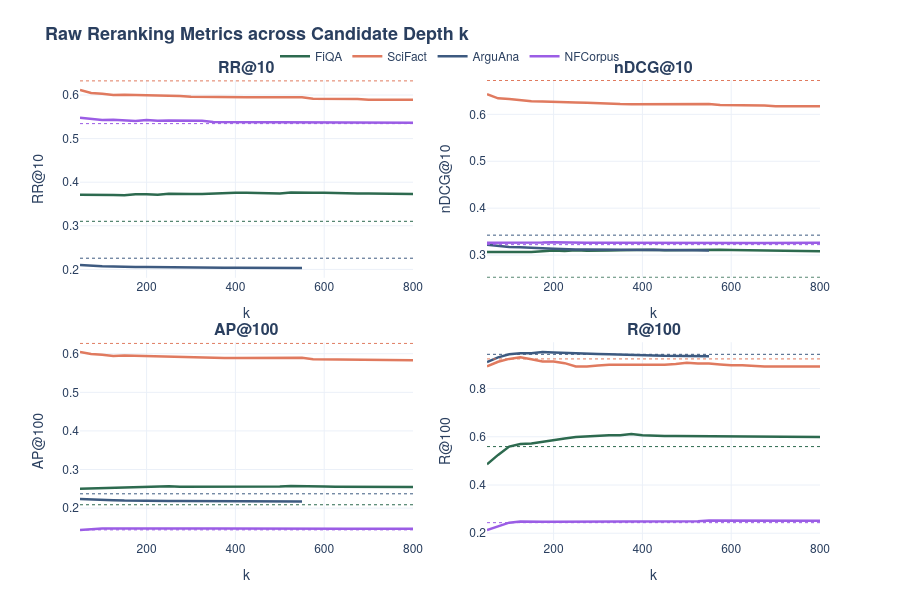

The notebook cell saved with this chart:
### Markdown cell above
## 1 — Raw Metrics Grid

### Code cell
METRICS = ["RR@10", "nDCG@10", "AP@100", "R@100"]

fig = make_subplots(
    rows=2, cols=2,
    subplot_titles=[f"<b>{m}</b>" for m in METRICS],
    horizontal_spacing=0.10, vertical_spacing=0.14,
)

for i, metric in enumerate(METRICS):
    row, col = divmod(i, 2)
    row += 1; col += 1
    for ds in DATASETS:
        df = rerank_data[ds]
        fig.add_trace(go.Scatter(
            x=df["k"], y=df[metric],
            name=ds, legendgroup=ds,
            showlegend=(i == 0),
            line=dict(color=COLORS[ds], width=2.5),
            hovertemplate=(
                f"<b>{ds}</b><br>k=%{{x}}<br>{metric}=%{{y:.4f}}<extra></extra>"
            ),
        ), row=row, col=col)

        # BM25 baseline
        bl = bm25_baselines[ds][metric]
        fig.add_hline(
            y=bl, row=row, col=col,
            line=dict(color=COLORS[ds], width=1, dash="dot"),
            annotation=None,
        )

    fig.update_yaxes(title_text=metric, row=row, col=col)
    fig.update_xaxes(title_text="k", row=row, col=col)

style_layout(fig,
    "Raw Reranking Metrics across Candidate Depth k",
    width=900, height=600)
fig.show()

### Figure 1 — Plotly figure (JSON) as saved in the notebook; plotly's stock layout.template omitted (floating-point values rounded to 4 significant figures)
{"data": [{"hovertemplate": "<b>FiQA</b><br>k=%{x}<br>RR@10=%{y:.4f}<extra></extra>", "legendgroup": "FiQA", "line": {"color": "#2D6A4F", "width": 2.5}, "name": "FiQA", "showlegend": true, "x": [50, 75, 100, 125, 150, 175, 200, 225, 250, 275, 300, 325, 350, 375, 400, 425, 450, 475, 500, 525, 550, 575, 600, 625, 650, 675, 700, 725, 750, 775, 800], "y": [0.3713, 0.3707, 0.3695, 0.3704, 0.3699, 0.3721, 0.3725, 0.3712, 0.3738, 0.3729, 0.3727, 0.3731, 0.3745, 0.3758, 0.3757, 0.3755, 0.375, 0.3754, 0.3742, 0.3762, 0.3753, 0.3758, 0.3758, 0.3747, 0.3744, 0.3742, 0.374, 0.3738, 0.3734, 0.3732, 0.3732], "type": "scatter", "xaxis": "x", "yaxis": "y"}, {"hovertemplate": "<b>SciFact</b><br>k=%{x}<br>RR@10=%{y:.4f}<extra></extra>", "legendgroup": "SciFact", "line": {"color": "#E07A5F", "width": 2.5}, "name": "SciFact", "showlegend": true, "x": [50, 75, 100, 125, 150, 175, 200, 225, 250, 275, 300, 325, 350, 375, 400, 425, 450, 475, 500, 525, 550, 575, 600, 625, 650, 675, 700, 725, 750, 775, 800], "y": [0.6118, 0.6048, 0.6027, 0.6, 0.6005, 0.6001, 0.5999, 0.5993, 0.5985, 0.5977, 0.5958, 0.5953, 0.5949, 0.5948, 0.5948, 0.5948, 0.5947, 0.5949, 0.5948, 0.5948, 0.5948, 0.5914, 0.5913, 0.5913, 0.591, 0.591, 0.5893, 0.5893, 0.5893, 0.5893, 0.5892], "type": "scatter", "xaxis": "x", "yaxis": "y"}, {"hovertemplate": "<b>ArguAna</b><br>k=%{x}<br>RR@10=%{y:.4f}<extra></extra>", "legendgroup": "ArguAna", "line": {"color": "#3D5A80", "width": 2.5}, "name": "ArguAna", "showlegend": true, "x": [50, 75, 100, 125, 150, 175, 200, 225, 250, 275, 300, 325, 350, 375, 400, 425, 450, 475, 500, 525, 550], "y": [0.2103, 0.2084, 0.2071, 0.2067, 0.2055, 0.2056, 0.2052, 0.2048, 0.2044, 0.2044, 0.2042, 0.2041, 0.2041, 0.2038, 0.2037, 0.2037, 0.2035, 0.2034, 0.2035, 0.2034, 0.2034], "type": "scatter", "xaxis": "x", "yaxis": "y"}, {"hovertemplate": "<b>NFCorpus</b><br>k=%{x}<br>RR@10=%{y:.4f}<extra></extra>", "legendgroup": "NFCorpus", "line": {"color": "#9B5DE5", "width": 2.5}, "name": "NFCorpus", "showlegend": true, "x": [50, 75, 100, 125, 150, 175, 200, 225, 250, 275, 300, 325, 350, 375, 400, 425, 450, 475, 500, 525, 550, 575, 600, 625, 650, 675, 700, 725, 750, 775, 800], "y": [0.5477, 0.5447, 0.5427, 0.5432, 0.541, 0.5402, 0.5427, 0.541, 0.5415, 0.5415, 0.5415, 0.5412, 0.5381, 0.538, 0.5375, 0.5379, 0.5379, 0.5378, 0.5373, 0.5372, 0.5372, 0.5372, 0.5372, 0.5372, 0.5367, 0.5366, 0.5366, 0.5366, 0.5366, 0.5366, 0.5366], "type": "scatter", "xaxis": "x", "yaxis": "y"}, {"hovertemplate": "<b>FiQA</b><br>k=%{x}<br>nDCG@10=%{y:.4f}<extra></extra>", "legendgroup": "FiQA", "line": {"color": "#2D6A4F", "width": 2.5}, "name": "FiQA", "showlegend": false, "x": [50, 75, 100, 125, 150, 175, 200, 225, 250, 275, 300, 325, 350, 375, 400, 425, 450, 475, 500, 525, 550, 575, 600, 625, 650, 675, 700, 725, 750, 775, 800], "y": [0.3068, 0.3066, 0.3055, 0.3057, 0.3066, 0.308, 0.3097, 0.3087, 0.31, 0.3093, 0.309, 0.3098, 0.3102, 0.311, 0.311, 0.3111, 0.3104, 0.3108, 0.3097, 0.3114, 0.3107, 0.3115, 0.3111, 0.3106, 0.3103, 0.3098, 0.3096, 0.3093, 0.3087, 0.3082, 0.3081], "type": "scatter", "xaxis": "x2", "yaxis": "y2"}, {"hovertemplate": "<b>SciFact</b><br>k=%{x}<br>nDCG@10=%{y:.4f}<extra></extra>", "legendgroup": "SciFact", "line": {"color": "#E07A5F", "width": 2.5}, "name": "SciFact", "showlegend": false, "x": [50, 75, 100, 125, 150, 175, 200, 225, 250, 275, 300, 325, 350, 375, 400, 425, 450, 475, 500, 525, 550, 575, 600, 625, 650, 675, 700, 725, 750, 775, 800], "y": [0.6431, 0.6342, 0.6326, 0.6298, 0.6281, 0.6273, 0.6272, 0.626, 0.6253, 0.6247, 0.6232, 0.6228, 0.6218, 0.6217, 0.6217, 0.6217, 0.6216, 0.6217, 0.6223, 0.6223, 0.6223, 0.6198, 0.6197, 0.6197, 0.6187, 0.6187, 0.6175, 0.6175, 0.6175, 0.6175, 0.6174], "type": "scatter", "xaxis": "x2", "yaxis": "y2"}, {"hovertemplate": "<b>ArguAna</b><br>k=%{x}<br>nDCG@10=%{y:.4f}<extra></extra>", "legendgroup": "ArguAna", "line": {"color": "#3D5A80", "width": 2.5}, "name": "ArguAna", "showlegend": false, "x": [50, 75, 100, 125, 150, 175, 200, 225, 250, 275, 300, 325, 350, 375, 400, 425, 450, 475, 500, 525, 550], "y": [0.322, 0.3189, 0.3171, 0.3167, 0.3148, 0.3144, 0.3137, 0.3126, 0.3121, 0.3121, 0.3118, 0.3113, 0.3113, 0.3109, 0.3107, 0.3106, 0.3104, 0.3101, 0.3102, 0.3102, 0.3099], "type": "scatter", "xaxis": "x2", "yaxis": "y2"}, {"hovertemplate": "<b>NFCorpus</b><br>k=%{x}<br>nDCG@10=%{y:.4f}<extra></extra>", "legendgroup": "NFCorpus", "line": {"color": "#9B5DE5", "width": 2.5}, "name": "NFCorpus", "showlegend": false, "x": [50, 75, 100, 125, 150, 175, 200, 225, 250, 275, 300, 325, 350, 375, 400, 425, 450, 475, 500, 525, 550, 575, 600, 625, 650, 675, 700, 725, 750, 775, 800], "y": [0.3262, 0.3261, 0.3269, 0.3268, 0.3264, 0.3265, 0.3274, 0.3268, 0.3264, 0.3262, 0.3264, 0.3263, 0.3262, 0.3265, 0.3266, 0.3267, 0.3264, 0.3265, 0.3264, 0.3261, 0.3261, 0.3261, 0.326, 0.3259, 0.3259, 0.3259, 0.3259, 0.3264, 0.3264, 0.3264, 0.3264], "type": "scatter", "xaxis": "x2", "yaxis": "y2"}, {"hovertemplate": "<b>FiQA</b><br>k=%{x}<br>AP@100=%{y:.4f}<extra></extra>", "legendgroup": "FiQA", "line": {"color": "#2D6A4F", "width": 2.5}, "name": "FiQA", "showlegend": false, "x": [50, 75, 100, 125, 150, 175, 200, 225, 250, 275, 300, 325, 350, 375, 400, 425, 450, 475, 500, 525, 550, 575, 600, 625, 650, 675, 700, 725, 750, 775, 800], "y": [0.2504, 0.2512, 0.2523, 0.2531, 0.2542, 0.2553, 0.2564, 0.2557, 0.2564, 0.2555, 0.2553, 0.2557, 0.2558, 0.2561, 0.2559, 0.2564, 0.256, 0.2563, 0.2559, 0.257, 0.2561, 0.2564, 0.2562, 0.2555, 0.2553, 0.2551, 0.2552, 0.2551, 0.2549, 0.2548, 0.2548], "type": "scatter", "xaxis": "x3", "yaxis": "y3"}, {"hovertemplate": "<b>SciFact</b><br>k=%{x}<br>AP@100=%{y:.4f}<extra></extra>", "legendgroup": "SciFact", "line": {"color": "#E07A5F", "width": 2.5}, "name": "SciFact", "showlegend": false, "x": [50, 75, 100, 125, 150, 175, 200, 225, 250, 275, 300, 325, 350, 375, 400, 425, 450, 475, 500, 525, 550, 575, 600, 625, 650, 675, 700, 725, 750, 775, 800], "y": [0.6042, 0.5995, 0.5973, 0.5943, 0.5955, 0.5947, 0.5944, 0.5937, 0.5927, 0.5917, 0.5897, 0.5894, 0.5892, 0.589, 0.5889, 0.5888, 0.5887, 0.5891, 0.5894, 0.5893, 0.5893, 0.5858, 0.5857, 0.5857, 0.5855, 0.5854, 0.5837, 0.5836, 0.5836, 0.5836, 0.5834], "type": "scatter", "xaxis": "x3", "yaxis": "y3"}, {"hovertemplate": "<b>ArguAna</b><br>k=%{x}<br>AP@100=%{y:.4f}<extra></extra>", "legendgroup": "ArguAna", "line": {"color": "#3D5A80", "width": 2.5}, "name": "ArguAna", "showlegend": false, "x": [50, 75, 100, 125, 150, 175, 200, 225, 250, 275, 300, 325, 350, 375, 400, 425, 450, 475, 500, 525, 550], "y": [0.2237, 0.2222, 0.2211, 0.2205, 0.2195, 0.2197, 0.2194, 0.2191, 0.2186, 0.2185, 0.2183, 0.2182, 0.2181, 0.2178, 0.2177, 0.2176, 0.2174, 0.2173, 0.2174, 0.2173, 0.2173], "type": "scatter", "xaxis": "x3", "yaxis": "y3"}, {"hovertemplate": "<b>NFCorpus</b><br>k=%{x}<br>AP@100=%{y:.4f}<extra></extra>", "legendgroup": "NFCorpus", "line": {"color": "#9B5DE5", "width": 2.5}, "name": "NFCorpus", "showlegend": false, "x": [50, 75, 100, 125, 150, 175, 200, 225, 250, 275, 300, 325, 350, 375, 400, 425, 450, 475, 500, 525, 550, 575, 600, 625, 650, 675, 700, 725, 750, 775, 800], "y": [0.1429, 0.1455, 0.1471, 0.1474, 0.1471, 0.1471, 0.1475, 0.1471, 0.1471, 0.147, 0.1469, 0.1469, 0.1468, 0.147, 0.1472, 0.1472, 0.1471, 0.1471, 0.147, 0.1469, 0.147, 0.1469, 0.1468, 0.1467, 0.1467, 0.1467, 0.1466, 0.1467, 0.1467, 0.1467, 0.1466], "type": "scatter", "xaxis": "x3", "yaxis": "y3"}, {"hovertemplate": "<b>FiQA</b><br>k=%{x}<br>R@100=%{y:.4f}<extra></extra>", "legendgroup": "FiQA", "line": {"color": "#2D6A4F", "width": 2.5}, "name": "FiQA", "showlegend": false, "x": [50, 75, 100, 125, 150, 175, 200, 225, 250, 275, 300, 325, 350, 375, 400, 425, 450, 475, 500, 525, 550, 575, 600, 625, 650, 675, 700, 725, 750, 775, 800], "y": [0.4855, 0.5247, 0.5592, 0.5697, 0.5723, 0.5793, 0.5887, 0.5931, 0.5986, 0.602, 0.6052, 0.6067, 0.6065, 0.6113, 0.6061, 0.6039, 0.6033, 0.6032, 0.6029, 0.6034, 0.6029, 0.603, 0.6028, 0.5998, 0.5995, 0.5995, 0.6002, 0.5988, 0.6002, 0.6002, 0.5993], "type": "scatter", "xaxis": "x4", "yaxis": "y4"}, {"hovertemplate": "<b>SciFact</b><br>k=%{x}<br>R@100=%{y:.4f}<extra></extra>", "legendgroup": "SciFact", "line": {"color": "#E07A5F", "width": 2.5}, "name": "SciFact", "showlegend": false, "x": [50, 75, 100, 125, 150, 175, 200, 225, 250, 275, 300, 325, 350, 375, 400, 425, 450, 475, 500, 525, 550, 575, 600, 625, 650, 675, 700, 725, 750, 775, 800], "y": [0.8919, 0.9109, 0.9227, 0.9293, 0.921, 0.9117, 0.9117, 0.905, 0.8917, 0.8917, 0.895, 0.8983, 0.8983, 0.8983, 0.8983, 0.8983, 0.8983, 0.9017, 0.9067, 0.9033, 0.9033, 0.9, 0.8967, 0.8967, 0.8933, 0.8917, 0.8917, 0.8917, 0.8917, 0.8917, 0.8917], "type": "scatter", "xaxis": "x4", "yaxis": "y4"}, {"hovertemplate": "<b>ArguAna</b><br>k=%{x}<br>R@100=%{y:.4f}<extra></extra>", "legendgroup": "ArguAna", "line": {"color": "#3D5A80", "width": 2.5}, "name": "ArguAna", "showlegend": false, "x": [50, 75, 100, 125, 150, 175, 200, 225, 250, 275, 300, 325, 350, 375, 400, 425, 450, 475, 500, 525, 550], "y": [0.9097, 0.9289, 0.9417, 0.9459, 0.9459, 0.9509, 0.9488, 0.9467, 0.9452, 0.9431, 0.9431, 0.9424, 0.9417, 0.9395, 0.9381, 0.9367, 0.9353, 0.9346, 0.9346, 0.9339, 0.9339], "type": "scatter", "xaxis": "x4", "yaxis": "y4"}, {"hovertemplate": "<b>NFCorpus</b><br>k=%{x}<br>R@100=%{y:.4f}<extra></extra>", "legendgroup": "NFCorpus", "line": {"color": "#9B5DE5", "width": 2.5}, "name": "NFCorpus", "showlegend": false, "x": [50, 75, 100, 125, 150, 175, 200, 225, 250, 275, 300, 325, 350, 375, 400, 425, 450, 475, 500, 525, 550, 575, 600, 625, 650, 675, 700, 725, 750, 775, 800], "y": [0.213, 0.2297, 0.2438, 0.2486, 0.2469, 0.2476, 0.2477, 0.2477, 0.2482, 0.2481, 0.247, 0.2477, 0.2484, 0.2489, 0.2494, 0.2497, 0.2496, 0.25, 0.2499, 0.2497, 0.2531, 0.2527, 0.2529, 0.2531, 0.2531, 0.2529, 0.2522, 0.2524, 0.2525, 0.2522, 0.2521], "type": "scatter", "xaxis": "x4", "yaxis": "y4"}], "layout": {"xaxis": {"anchor": "y", "domain": [0.0, 0.45], "title": {"text": "k"}}, "yaxis": {"anchor": "x", "domain": [0.57, 1.0], "title": {"text": "RR@10"}}, "xaxis2": {"anchor": "y2", "domain": [0.55, 1.0], "title": {"text": "k"}}, "yaxis2": {"anchor": "x2", "domain": [0.57, 1.0], "title": {"text": "nDCG@10"}}, "xaxis3": {"anchor": "y3", "domain": [0.0, 0.45], "title": {"text": "k"}}, "yaxis3": {"anchor": "x3", "domain": [0.0, 0.43], "title": {"text": "AP@100"}}, "xaxis4": {"anchor": "y4", "domain": [0.55, 1.0], "title": {"text": "k"}}, "yaxis4": {"anchor": "x4", "domain": [0.0, 0.43], "title": {"text": "R@100"}}, "annotations": [{"font": {"size": 16}, "showarrow": false, "text": "<b>RR@10</b>", "x": 0.225, "xanchor": "center", "xref": "paper", "y": 1.0, "yanchor": "bottom", "yref": "paper"}, {"font": {"size": 16}, "showarrow": false, "text": "<b>nDCG@10</b>", "x": 0.775, "xanchor": "center", "xref": "paper", "y": 1.0, "yanchor": "bottom", "yref": "paper"}, {"font": {"size": 16}, "showarrow": false, "text": "<b>AP@100</b>", "x": 0.225, "xanchor": "center", "xref": "paper", "y": 0.43, "yanchor": "bottom", "yref": "paper"}, {"font": {"size": 16}, "showarrow": false, "text": "<b>R@100</b>", "x": 0.775, "xanchor": "center", "xref": "paper", "y": 0.43, "yanchor": "bottom", "yref": "paper"}], "shapes": [{"line": {"color": "#2D6A4F", "dash": "dot", "width": 1}, "type": "line", "x0": 0, "x1": 1, "xref": "x domain", "y0": 0.3103, "y1": 0.3103, "yref": "y"}, {"line": {"color": "#E07A5F", "dash": "dot", "width": 1}, "type": "line", "x0": 0, "x1": 1, "xref": "x domain", "y0": 0.6324, "y1": 0.6324, "yref": "y"}, {"line": {"color": "#3D5A80", "dash": "dot", "width": 1}, "type": "line", "x0": 0, "x1": 1, "xref": "x domain", "y0": 0.2256, "y1": 0.2256, "yref": "y"}, {"line": {"color": "#9B5DE5", "dash": "dot", "width": 1}, "type": "line", "x0": 0, "x1": 1, "xref": "x domain", "y0": 0.5344, "y1": 0.5344, "yref": "y"}, {"line": {"color": "#2D6A4F", "dash": "dot", "width": 1}, "type": "line", "x0": 0, "x1": 1, "xref": "x2 domain", "y0": 0.2526, "y1": 0.2526, "yref": "y2"}, {"line": {"color": "#E07A5F", "dash": "dot", "width": 1}, "type": "line", "x0": 0, "x1": 1, "xref": "x2 domain", "y0": 0.6722, "y1": 0.6722, "yref": "y2"}, {"line": {"color": "#3D5A80", "dash": "dot", "width": 1}, "type": "line", "x0": 0, "x1": 1, "xref": "x2 domain", "y0": 0.3424, "y1": 0.3424, "yref": "y2"}, {"line": {"color": "#9B5DE5", "dash": "dot", "width": 1}, "type": "line", "x0": 0, "x1": 1, "xref": "x2 domain", "y0": 0.3222, "y1": 0.3222, "yref": "y2"}, {"line": {"color": "#2D6A4F", "dash": "dot", "width": 1}, "type": "line", "x0": 0, "x1": 1, "xref": "x3 domain", "y0": 0.2086, "y1": 0.2086, "yref": "y3"}, {"line": {"color": "#E07A5F", "dash": "dot", "width": 1}, "type": "line", "x0": 0, "x1": 1, "xref": "x3 domain", "y0": 0.6267, "y1": 0.6267, "yref": "y3"}, {"line": {"color": "#3D5A80", "dash": "dot", "width": 1}, "type": "line", "x0": 0, "x1": 1, "xref": "x3 domain", "y0": 0.237, "y1": 0.237, "yref": "y3"}, {"line": {"color": "#9B5DE5", "dash": "dot", "width": 1}, "type": "line", "x0": 0, "x1": 1, "xref": "x3 domain", "y0": 0.1436, "y1": 0.1436, "yref": "y3"}, {"line": {"color": "#2D6A4F", "dash": "dot", "width": 1}, "type": "line", "x0": 0, "x1": 1, "xref": "x4 domain", "y0": 0.5592, "y1": 0.5592, "yref": "y4"}, {"line": {"color": "#E07A5F", "dash": "dot", "width": 1}, "type": "line", "x0": 0, "x1": 1, "xref": "x4 domain", "y0": 0.9227, "y1": 0.9227, "yref": "y4"}, {"line": {"color": "#3D5A80", "dash": "dot", "width": 1}, "type": "line", "x0": 0, "x1": 1, "xref": "x4 domain", "y0": 0.9417, "y1": 0.9417, "yref": "y4"}, {"line": {"color": "#9B5DE5", "dash": "dot", "width": 1}, "type": "line", "x0": 0, "x1": 1, "xref": "x4 domain", "y0": 0.2438, "y1": 0.2438, "yref": "y4"}], "title": {"font": {"size": 18}, "text": "<b>Raw Reranking Metrics across Candidate Depth k</b>"}, "font": {"family": "Helvetica Neue, Segoe UI, sans-serif"}, "margin": {"t": 80, "b": 60}, "legend": {"orientation": "h", "yanchor": "bottom", "y": 1.02, "xanchor": "center", "x": 0.5}, "width": 900, "height": 600}}
